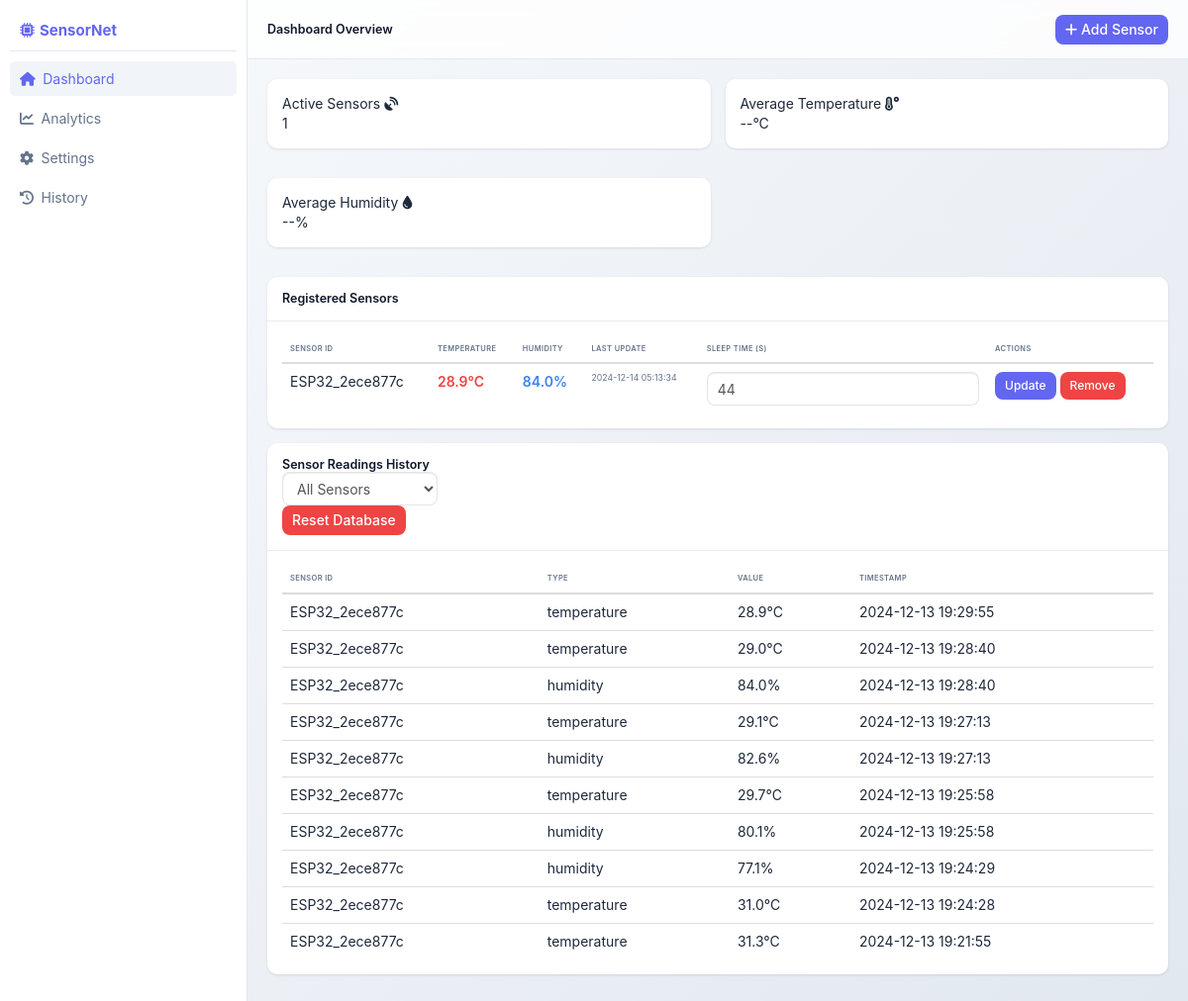
The app's page /dashboard (signed in) with its own data.
### tables this page shows
CREATE TABLE device_settings (
                    id INTEGER PRIMARY KEY AUTOINCREMENT,
                    device_id TEXT UNIQUE NOT NULL,
                    sleep_duration INTEGER NOT NULL DEFAULT 30,
                    last_seen DATETIME DEFAULT CURRENT_TIMESTAMP
                );

CREATE TABLE sensor_readings (
                    id INTEGER PRIMARY KEY AUTOINCREMENT,
                    device_id TEXT NOT NULL,
                    sensor_type TEXT NOT NULL,
                    value REAL NOT NULL,
                    timestamp DATETIME DEFAULT CURRENT_TIMESTAMP
                );

### app.py (the view)
@app.route('/dashboard')
@login_required
def dashboard():
    try:
        sensors = get_all_sensors()
        latest_readings = get_sensor_readings(limit=10)
        return render_template('dashboard.html',
                             sensors=sensors,
                             latest_readings=latest_readings,
                             active_page='dashboard')  # Add this for nav highlighting
    except Exception as e:
        print(f"Dashboard error: {str(e)}")
        flash('Error loading dashboard data')
        return render_template('dashboard.html', sensors=[], latest_readings=[])

### app.py (called while the page is built)
def get_db():
    db = sqlite3.connect(app.config['DATABASE'])
    db.row_factory = sqlite3.Row
    return db

@mqtt.on_message()
def get_sensor_readings(sensor_id=None, limit=10):
    with get_db() as conn:
        cursor = conn.cursor()
        if sensor_id and sensor_id != 'all':
            cursor.execute('''
                SELECT device_id, sensor_type, value, timestamp
                FROM sensor_readings
                WHERE device_id = ?
                ORDER BY timestamp DESC
                LIMIT ?
            ''', (sensor_id, limit))
        else:
            cursor.execute('''
                SELECT device_id, sensor_type, value, timestamp
                FROM sensor_readings
                ORDER BY timestamp DESC
                LIMIT ?
            ''', (limit,))
        return cursor.fetchall()

def get_user_by_id(user_id):
    with get_db() as conn:
        cursor = conn.cursor()
        cursor.execute('SELECT * FROM users WHERE id = ?', (user_id,))
        user_data = cursor.fetchone()
        if user_data:
            return User(user_data['id'], user_data['username'], user_data['password_hash'])
    return None

@login_manager.user_loader
def load_user(user_id):
    return get_user_by_id(int(user_id))

### templates/dashboard.html (shortened to what this page needs)
{% extends 'base.html' %}
{% block head %}
{{ super() }}
{% endblock %}
{% block content %}
<div class="main-content">
    <header class="main-header">
        <h1 class="header-title">Dashboard Overview</h1>
        <div class="d-flex align-items-center gap-3">
            <button class="btn btn-primary">
                <i class="fas fa-plus me-2"></i>
                Add Sensor
            </button>
        </div>
    </header>
    <div class="dashboard-stats">
        <div class="card">
            <div class="card-body">
                <div class="stat-card-header">
                    <span class="stat-card-title">Active Sensors</span>
                    <i class="fas fa-satellite-dish"></i>
                </div>
                <div class="stat-card-value">{{ sensors|length }}</div>
            </div>
        </div>
        <div class="card">
            <div class="card-body">
                <div class="stat-card-header">
                    <span class="stat-card-title">Average Temperature</span>
                    <i class="fas fa-temperature-high"></i>
                </div>
                <div class="stat-card-value" id="avg-temp">--°C</div>
            </div>
        </div>
        <div class="card">
            <div class="card-body">
                <div class="stat-card-header">
                    <span class="stat-card-title">Average Humidity</span>
                    <i class="fas fa-tint"></i>
                </div>
                <div class="stat-card-value" id="avg-humid">--%</div>
            </div>
        </div>
    </div>
    <div class="card">
        <div class="card-header">
            <h5>Registered Sensors</h5>
        </div>
        <div class="card-body">
            <div class="table-responsive">
                <table class="table" id="sensors-table">
                    <thead>
                        <tr>
                            <th>Sensor ID</th>
                            <th>Temperature</th>
                            <th>Humidity</th>
                            <th>Last Update</th>
                            <th>Sleep Time (s)</th>
                            <th>Actions</th>
                        </tr>
                    </thead>
                    <tbody>
                        {% for sensor in sensors %}
                        <tr data-sensor-id="{{ sensor.device_id }}">
                            <td>{{ sensor.device_id }}</td>
                            <td class="temp-value">{{ sensor.temperature if sensor.temperature else 'N/A' }}{% if sensor.temperature %}°C{% endif %}</td>
                            <td class="humid-value">{{ sensor.humidity if sensor.humidity else 'N/A' }}{% if sensor.humidity %}%{% endif %}</td>
                            <td class="last-update">{{ sensor.last_update }}</td>
                            <td>
                                <input type="number" class="form-control sleep-time" value="{{ sensor.sleep_time }}" min="1">
                            </td>
                            <td>
                                <div class="d-flex gap-2">
                                    <button class="btn btn-primary btn-sm" onclick="updateSleepTime('{{ sensor.device_id }}', this)">
                                        Update
                                    </button>
                                    <button class="btn btn-danger btn-sm" onclick="deleteSensor('{{ sensor.device_id }}')">
                                        Remove
                                    </button>
                                </div>
                            </td>
                        </tr>
                        {% endfor %}
                    </tbody>
                </table>
            </div>
        </div>
    </div>
    <div class="card">
        <div class="card-header">
            <div class="d-flex justify-content-between align-items-center">
                <h5 class="mb-0">Sensor Readings History</h5>
                <div class="d-flex gap-3 align-items-center">
                    <select class="form-control" id="sensorSelect">
                        <option value="all">All Sensors</option>
                    </select>
                    <button class="btn btn-danger" onclick="resetDatabase()">Reset Database</button>
                </div>
            </div>
        </div>
        <div class="card-body">
            <table class="table">
                <thead>
                    <tr>
                        <th>Sensor ID</th>
                        <th>Type</th>
                        <th>Value</th>
                        <th>Timestamp</th>
                    </tr>
                </thead>
                <tbody id="readings-table">
                    {% for reading in latest_readings %}
                    <tr>
                        <td>{{ reading.device_id }}</td>
                        <td>{{ reading.sensor_type }}</td>
                        <td>{{ reading.value }}{% if reading.sensor_type == 'temperature' %}°C{% elif reading.sensor_type == 'humidity' %}%{% endif %}</td>
                        <td>{{ reading.timestamp }}</td>
                    </tr>
                    {% endfor %}
                </tbody>
            </table>
        </div>
    </div>
</div>
{% endblock %}

### templates/base.html (shortened to what this page needs)
{% extends 'bootstrap/base.html' %}
{% block styles %}
{{ super() }}
<link href="https://cdnjs.cloudflare.com/ajax/libs/font-awesome/6.0.0/css/all.min.css" rel="stylesheet">
{% endblock %}
{% block body %}
    <div class="sidebar">
        <div class="sidebar-header">
            <a href="/" class="sidebar-brand">
                <i class="fas fa-microchip"></i>
                SensorNet
            </a>
        </div>
        <nav class="nav flex-column">
            <div class="nav-item">
                <a href="/" class="nav-link {% if request.endpoint == 'dashboard' %}active{% endif %}">
                    <i class="fas fa-home"></i>
                    Dashboard
                </a>
            </div>
            <div class="nav-item">
                <a href="/analytics" class="nav-link {% if request.endpoint == 'analytics' %}active{% endif %}">
                    <i class="fas fa-chart-line"></i>
                    Analytics
                </a>
            </div>
            <div class="nav-item">
                <a href="/settings" class="nav-link {% if request.endpoint == 'settings' %}active{% endif %}">
                    <i class="fas fa-cog"></i>
                    Settings
                </a>
            </div>
            <div class="nav-item">
                <a href="/history" class="nav-link {% if request.endpoint == 'history' %}active{% endif %}">
                    <i class="fas fa-history"></i>
                    History
                </a>
            </div>
        </nav>
    </div>
    {% block content %}{% endblock %}
{% endblock %}

### templates/base.html (style rules this page uses)
:root { --primary-color: #6366f1; --primary-hover: #4f46e5; --danger-color: #ef4444; --danger-hover: #dc2626; --sidebar-width: 250px; --header-height: 60px; --bg-gradient: linear-gradient(135deg, #f8fafc 0%, #e2e8f0 100%); }
body { background: var(--bg-gradient); min-height: 100vh; font-family: 'Inter', -apple-system, BlinkMacSystemFont, "Segoe UI", Roboto, sans-serif; color: #1e293b; padding-left: var(--sidebar-width); margin: 0; }
.sidebar { position: fixed; left: 0; top: 0; bottom: 0; width: var(--sidebar-width); background: white; border-right: 1px solid #e2e8f0; padding: 1rem; z-index: 1030; }
.sidebar-header { padding: 1rem; margin-bottom: 1rem; border-bottom: 1px solid #e2e8f0; }
.sidebar-brand { font-size: 1.5rem; font-weight: 700; color: var(--primary-color); text-decoration: none; display: flex; align-items: center; gap: 0.5rem; }
.sidebar .nav-item { margin-bottom: 0.5rem; }
.sidebar .nav-link { display: flex; align-items: center; gap: 0.75rem; padding: 0.75rem 1rem; color: #64748b; text-decoration: none; border-radius: 0.5rem; transition: all 0.2s; }
.sidebar .nav-link:hover, .sidebar .nav-link.active { background: #f1f5f9; color: var(--primary-color); }
.main-content { padding: calc(var(--header-height) + 2rem) 2rem 2rem; }
.main-header { position: fixed; top: 0; right: 0; left: var(--sidebar-width); height: var(--header-height); background: rgba(255, 255, 255, 0.8); backdrop-filter: blur(10px); border-bottom: 1px solid #e2e8f0; padding: 0 2rem; display: flex; align-items: center; justify-content: space-between; z-index: 1020; }
.header-title { font-size: 1.25rem; font-weight: 600; color: #0f172a; margin: 0; }
.card { background: white; border: none; border-radius: 1rem; box-shadow: 0 1px 3px rgba(0, 0, 0, 0.1); margin-bottom: 1.5rem; }
.card-header { background: transparent; border-bottom: 1px solid rgba(0, 0, 0, 0.08); padding: 1.5rem; border-radius: 1rem 1rem 0 0 !important; display: flex; justify-content: space-between; align-items: center; }
.card-header h5 { margin: 0; font-size: 1.25rem; font-weight: 600; color: #0f172a; }
.card-body { padding: 1.5rem; }
.table { margin: 0; }
.table thead th { border-top: none; border-bottom: 2px solid rgba(0, 0, 0, 0.08); font-weight: 600; color: #64748b; text-transform: uppercase; font-size: 0.75rem; letter-spacing: 0.05em; padding: 1rem; }
.table td { border-top: 1px solid rgba(0, 0, 0, 0.08); padding: 1rem; vertical-align: middle; }
.btn { border-radius: 8px; font-weight: 500; padding: 0.5rem 1rem; transition: all 0.2s ease; }
.btn-primary { background: var(--primary-color); border: none; color: white; }
.btn-danger { background: var(--danger-color); border: none; }
.form-control { border-radius: 8px; border: 1px solid rgba(0, 0, 0, 0.1); padding: 0.5rem 1rem; transition: all 0.2s ease; }
.dashboard-stats { display: grid; grid-template-columns: repeat(auto-fit, minmax(300px, 1fr)); gap: 1.5rem; margin-bottom: 1.5rem; }
.temp-value { color: #ef4444; font-weight: 600; }
.humid-value { color: #3b82f6; font-weight: 600; }
.last-update { color: #64748b; font-size: 0.875rem; }

### records on screen
device_settings: device_id "ESP32_2ece877c", value "28.9", value "84.0", last_update "2024-12-14 05:13:34", sleep_time "44"
sensor_readings: device_id "ESP32_2ece877c", sensor_type "temperature", value "28.9", shows "°C", timestamp "2024-12-13 19:29:55"
sensor_readings: device_id "ESP32_2ece877c", sensor_type "temperature", value "29.0", shows "°C", timestamp "2024-12-13 19:28:40"
sensor_readings: device_id "ESP32_2ece877c", sensor_type "humidity", value "84.0", timestamp "2024-12-13 19:28:40"
sensor_readings: device_id "ESP32_2ece877c", sensor_type "temperature", value "29.1", shows "°C", timestamp "2024-12-13 19:27:13"
sensor_readings: device_id "ESP32_2ece877c", sensor_type "humidity", value "82.6", timestamp "2024-12-13 19:27:13"
sensor_readings: device_id "ESP32_2ece877c", sensor_type "temperature", value "29.7", shows "°C", timestamp "2024-12-13 19:25:58"
sensor_readings: device_id "ESP32_2ece877c", sensor_type "humidity", value "80.1", timestamp "2024-12-13 19:25:58"
sensor_readings: device_id "ESP32_2ece877c", sensor_type "humidity", value "77.1", timestamp "2024-12-13 19:24:29"
sensor_readings: device_id "ESP32_2ece877c", sensor_type "temperature", value "31.0", shows "°C", timestamp "2024-12-13 19:24:28"
sensor_readings: device_id "ESP32_2ece877c", sensor_type "temperature", value "31.3", shows "°C", timestamp "2024-12-13 19:21:55"

### other values on screen
{{ sensors|length }} "1"
